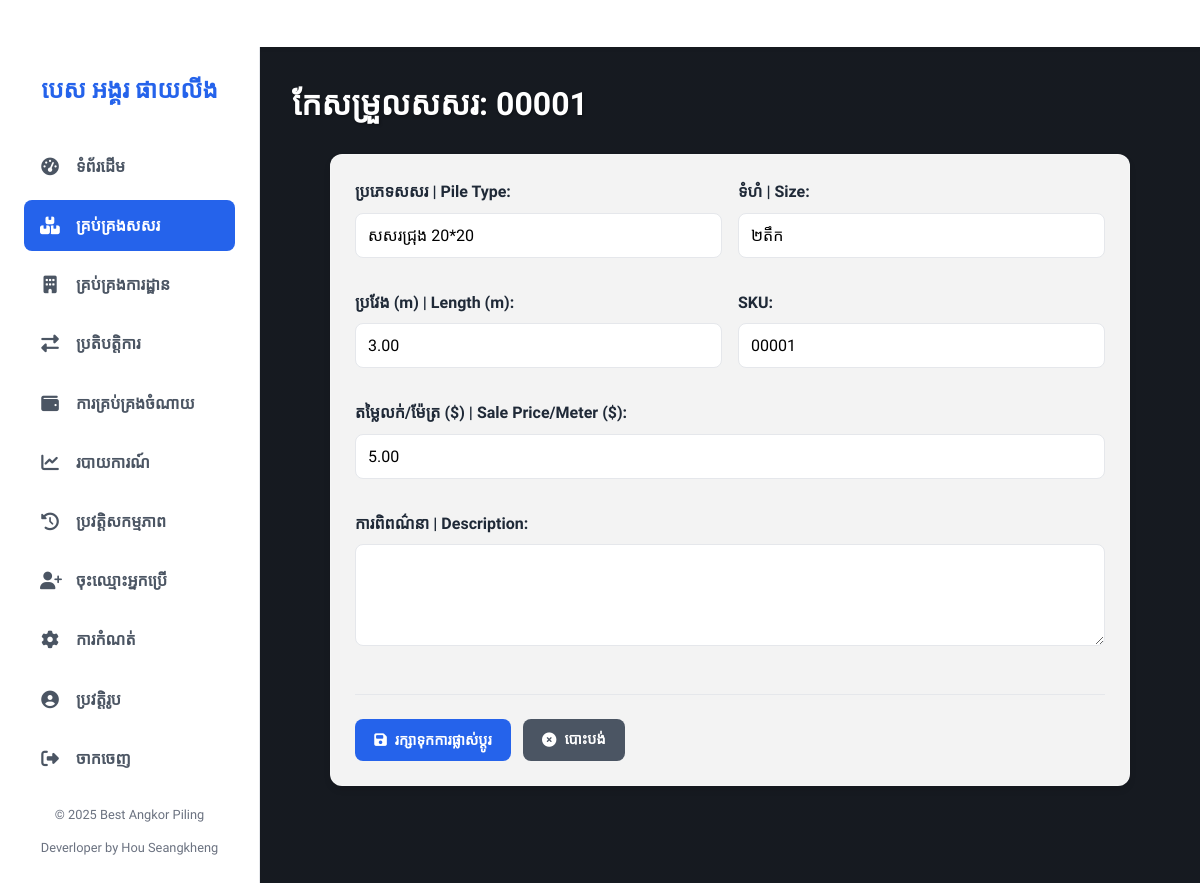
The page /edit_pile/1 (signed in) on the database its author committed.
### app.py (models this page shows)
class Pile(db.Model):
    id = db.Column(db.Integer, primary_key=True)
    pile_type = db.Column(db.String(100), nullable=False)
    size = db.Column(db.String(100), nullable=False)
    length = db.Column(db.Float, nullable=False)
    sku = db.Column(db.String(100), unique=True, nullable=False)
    current_stock = db.Column(db.Integer, default=0)
    sale_price_per_meter = db.Column(db.Float, default=0.0)
    average_cost_per_meter = db.Column(db.Float, default=0.0)
    description = db.Column(db.Text)
    created_at = db.Column(db.DateTime, default=datetime.now)
    transactions = db.relationship('Transaction', backref='pile', lazy=True, cascade="all, delete-orphan")

### app.py (the view, shortened to what this page needs)
@app.route('/edit_pile/<int:pile_id>', methods=['GET', 'POST'])
@login_required
@role_required(['admin', 'manager'])
def edit_pile(pile_id):
    pile = Pile.query.get_or_404(pile_id)
    transactions = Transaction.query.filter_by(pile_id=pile_id).order_by(Transaction.transaction_date.desc()).all()
    return render_template('edit_piles.html', pile=pile, transactions=transactions)

### app.py (called while the page is built)
@login_manager.user_loader
def load_user(user_id): return User.query.get(int(user_id))

@app.context_processor
def inject_global_vars():
    low_stock_setting = Setting.query.filter_by(key='low_stock_threshold').first()
    background_image_setting = Setting.query.filter_by(key='background_image').first()
    return dict(
        current_year=datetime.now().year,
        low_stock_threshold=int(low_stock_setting.value) if low_stock_setting else 10,
        background_image_filename=background_image_setting.value if background_image_setting else None
    )

@app.before_request
def before_request(): g.db = db.session

def role_required(roles):
    if not isinstance(roles, list): roles = [roles]
    def decorator(f):
        @wraps(f)
        def decorated_function(*args, **kwargs):
            if not current_user.is_authenticated:
                flash("Please log in to access this page.", "info")
                return redirect(url_for('login', next=request.url))
            if current_user.role not in roles:
                flash("You do not have permission to access this page.", "error")
                return redirect(url_for('index'))
            return f(*args, **kwargs)
        return decorated_function
    return decorator

### templates/edit_piles.html (shortened to what this page needs)
{% extends "base.html" %}
{% block content %}
<div class="page-header">
    <h1>កែសម្រួលសសរ: {{ pile.sku }}</h1>
</div>
<div class="card" style="max-width: 800px; margin: auto;">
    <form method="POST" action="{{ url_for('edit_pile', pile_id=pile.id) }}">
        <div style="display: grid; grid-template-columns: repeat(auto-fit, minmax(250px, 1fr)); gap: 1rem;">
            <div>
                <label for="pile_type">ប្រភេទសសរ | Pile Type:</label>
                <input type="text" id="pile_type" name="pile_type" value="{{ pile.pile_type }}" required>
            </div>
            <div>
                <label for="size">ទំហំ | Size:</label>
                <input type="text" id="size" name="size" value="{{ pile.size }}" required>
            </div>
            <div>
                <label for="length">ប្រវែង (m) | Length (m):</label>
                <input type="number" step="0.01" id="length" name="length" value="{{ '%.2f'|format(pile.length) }}" required>
            </div>
            <div>
                <label for="sku">SKU:</label>
                <input type="text" id="sku" name="sku" value="{{ pile.sku }}" required>
            </div>
            <div style="grid-column: 1 / -1;">
                <label for="sale_price_per_meter">តម្លៃលក់/ម៉ែត្រ ($) | Sale Price/Meter ($):</label>
                <input type="number" step="0.01" id="sale_price_per_meter" name="sale_price_per_meter" value="{{ '%.2f'|format(pile.sale_price_per_meter) }}" required>
            </div>
            <div style="grid-column: 1 / -1;">
                <label for="description">ការពិពណ៌នា | Description:</label>
                <textarea id="description" name="description" rows="4">{{ pile.description or '' }}</textarea>
            </div>
        </div>
        <div class="button-group" style="margin-top: 1.5rem; border-top: 1px solid var(--border-color); padding-top: 1.5rem;">
            <button type="submit" class="btn btn-primary"><i class="fas fa-save"></i> រក្សាទុកការផ្លាស់ប្តូរ</button>
            <a href="{{ url_for('manage_piles') }}" class="btn btn-secondary"><i class="fas fa-times-circle"></i> បោះបង់</a>
        </div>
    </form>
</div>
{% endblock %}

### templates/base.html (style rules this page uses)
:root { --primary-color: #2563eb; --primary-hover: #1d4ed8; --secondary-color: #4b5563; --danger-color: #dc2626; --success-color: #16a34a; --warning-color: #f59e0b; --bg-light: #f9fafb; --bg-white: #ffffff; --text-dark: #1f2937; --text-light: #6b7280; --border-color: #e5e7eb; --font-family-khmer: 'Kantumruy Pro', sans-serif; }
*, *::before, *::after { box-sizing: border-box; }
body { font-family: var(--font-family-khmer); margin: 0; background-color: #374151; background-image: linear-gradient(rgba(0, 0, 0, 0.6), rgba(0, 0, 0, 0.6)), url('http://googleusercontent.com/file_content/uploaded:photo_2024-02-26_17-40-20.jpg-c0d0d2cc-25cc-4ae5-b0d3-d988d48c25cb'); background-size: cover; background-position: center center; background-attachment: fixed; color: var(--text-dark); line-height: 1.6; -webkit-font-smoothing: antialiased; }
.page-header { display: flex; justify-content: space-between; align-items: center; margin-bottom: 1.5rem; flex-wrap: wrap; gap: 1rem; }
.page-header h1 { margin: 0; font-size: 2em; color: var(--bg-white); text-shadow: 1px 1px 3px rgba(0,0,0,0.4); }
.button-group { display: flex; gap: 0.75rem; }
.btn { padding: 0.6rem 1.2rem; border: none; border-radius: 0.5rem; cursor: pointer; font-family: var(--font-family-khmer); font-weight: 600; font-size: 0.9em; text-decoration: none; display: inline-flex; align-items: center; gap: 0.5rem; transition: all 0.2s; }
.btn-primary { background-color: var(--primary-color); color: white; }
.btn-secondary { background-color: var(--secondary-color); color: white; }
.card { background-color: rgba(255, 255, 255, 0.95); backdrop-filter: blur(5px); padding: 1.5rem; border-radius: 0.75rem; box-shadow: 0 4px 6px rgba(0,0,0,0.1); margin-bottom: 1.5rem; border: 1px solid rgba(255, 255, 255, 0.2); }
.form-container label, .card label { display: block; margin-bottom: 0.5rem; font-weight: 600; }
.form-container input, .card input, .form-container select, .card select, .form-container textarea, .card textarea { width: 100%; padding: 0.75rem; margin-bottom: 1rem; border: 1px solid var(--border-color); border-radius: 0.5rem; box-sizing: border-box; font-family: var(--font-family-khmer); font-size: 1em; }

### rows shown on the page
Pile: sku "00001", pile_type "សសរជ្រុង 20*20", size "២តឹក", length "3.00", sale_price_per_meter "5.00"
